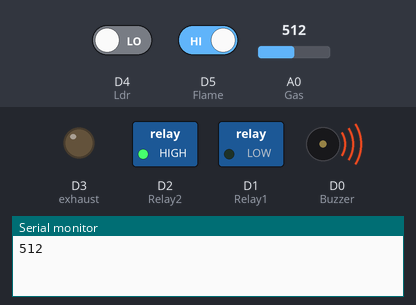
The sketch below on a simulated ESP8266 (NodeMCU). Parts: switched loads named in the sketch (green lamp = pin HIGH), output pins drawn as LEDs (lit = HIGH), buzzer (waves = sounding, pin HIGH), the last lines printed to the serial monitor. The test bench sets the inputs (shaded band); at power-on: A0 (Gas) = 512, D5 (Flame) HIGH, D4 (Ldr) LOW. WiFi joins after 1.5 s; servers stay silent unless stated.

Above: at 3.0 s.
3.1 s: A0 (Gas) set to 639
5.0 s: A0 (Gas) set to 663
At 6.3 s:
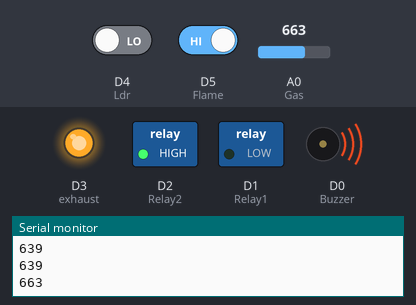
7.3 s: D5 (Flame) driven LOW
At 9.0 s:
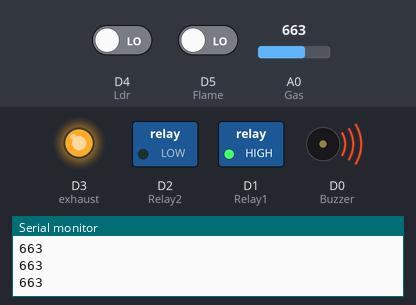
Timing chart, 0 to 10.5 s (numbered marks = the images above; inputs shaded):
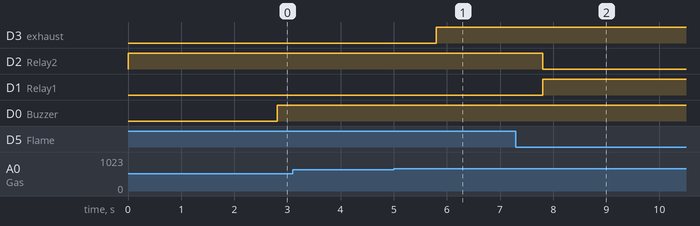

Measured:
- the behaviour switches between 650 and 651 on A0 (Gas) (found by bisection; images 0 and 1)
- after the input at 5.0 s, D3 (exhaust): LOW → HIGH after 0.80 s
- after the input at 7.3 s, D2 (Relay2): HIGH → LOW after 0.50 s; D1 (Relay1): LOW → HIGH after 0.50 s

The sketch:

security_sys.ino
```cpp
#define BLYNK_PRINT Serial
#include <ESP8266WiFi.h>
#include <BlynkSimpleEsp8266.h>

char auth[] = "aDSUVTToqqgHB9FMLQJLCApgo7DnWwEV";
char ssid[] = "Airtel-MyWiFi-AMF-311WW-110F";
char pass[] = "46c2c5a9";

BlynkTimer timer;

#define Buzzer D0
#define Relay1 D1
#define Relay2 D2
#define exhaust D3
#define Ldr D4
#define Gas A0
#define Flame D5


void setup() {
  Serial.begin(9600);
  pinMode(Relay1, OUTPUT);
  pinMode(Relay2, OUTPUT);
  pinMode(Buzzer, OUTPUT);
  pinMode(exhaust, OUTPUT);

  pinMode(Gas, INPUT);
  pinMode(Ldr, INPUT);
  pinMode(Flame, INPUT);

  digitalWrite(Relay1, LOW);
  digitalWrite(Relay2, HIGH);
  digitalWrite(Buzzer, LOW);
  digitalWrite(exhaust, LOW);

  Blynk.begin(auth, ssid, pass);
  timer.setInterval(1000L, sensorData);
}

void sensorData(){
  int data1 = analogRead(Gas);
  Serial.println(data1);
  Blynk.virtualWrite(V0, data1);
  if(data1 > 650 ){
    Blynk.notify("Gas Leak Detected!");
    Blynk.email("udaysankar2003@gmail.com","Kitchen","Alert! Gas Leakage Detected");
    digitalWrite(exhaust, HIGH);
    digitalWrite(Buzzer, HIGH);
  }

  int data2 = digitalRead(Flame);
  if (data2== 0) {
      Blynk.notify("WARNING! A fire was detected");
      Blynk.email("udaysankar2003@gmail.com","Flame","WARNING! A fire was detected");
      digitalWrite(Relay2, LOW);
      digitalWrite(Relay1, HIGH);
      digitalWrite(Buzzer, HIGH);
    }

  int data3 = digitalRead(Ldr);
  if (data2==1) {
      //Blynk.notify("WARNING! Security Breached!! ");
      Blynk.email("udaysankar2003@gmail.com","Main Gate","WARNING! Security Breached!! ");
      digitalWrite(Buzzer, HIGH);
    }
}


void loop() {
  Blynk.run();
  timer.run();
}
```
